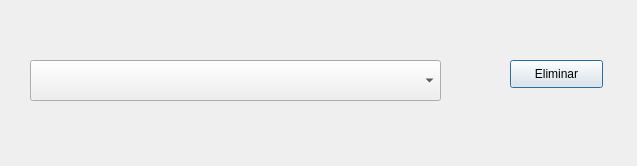
<?xml version="1.0" encoding="UTF-8"?>
<ui version="4.0">
 <class>Dialog</class>
 <widget class="QDialog" name="Dialog">
  <property name="geometry">
   <rect>
    <x>0</x>
    <y>0</y>
    <width>637</width>
    <height>166</height>
   </rect>
  </property>
  <property name="windowTitle">
   <string>Dialog</string>
  </property>
  <widget class="QComboBox" name="cbofacultad">
   <property name="geometry">
    <rect>
     <x>30</x>
     <y>60</y>
     <width>411</width>
     <height>41</height>
    </rect>
   </property>
  </widget>
  <widget class="QPushButton" name="btnEliminar">
   <property name="geometry">
    <rect>
     <x>510</x>
     <y>60</y>
     <width>93</width>
     <height>28</height>
    </rect>
   </property>
   <property name="text">
    <string>Eliminar</string>
   </property>
  </widget>
 </widget>
 <resources/>
 <connections/>
</ui>
